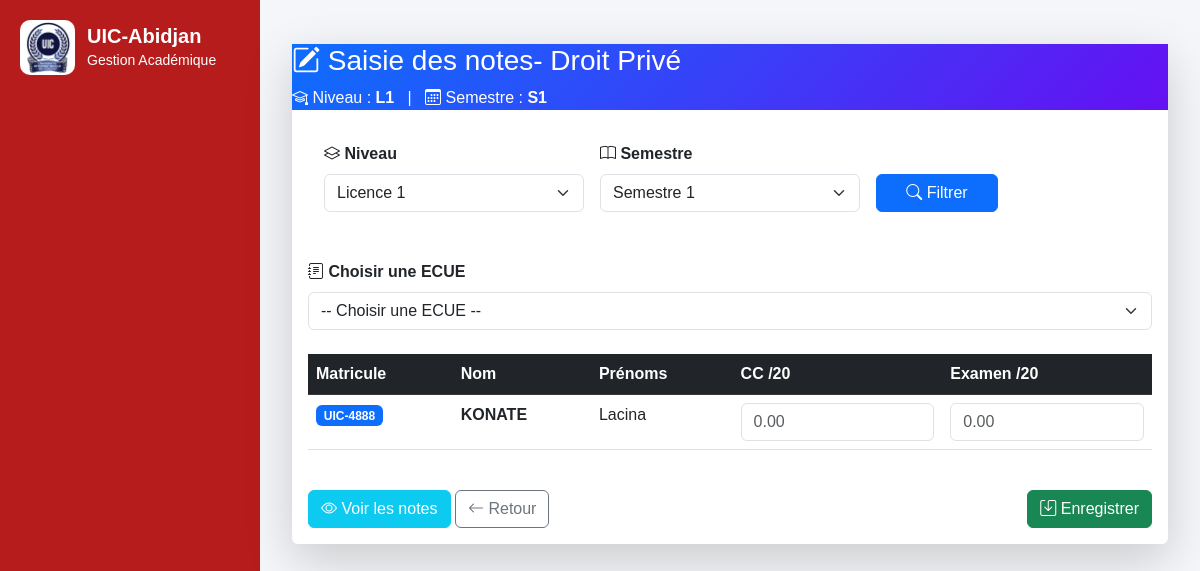
Page /lmd/l3/droit/notes/ on the earlier database version.
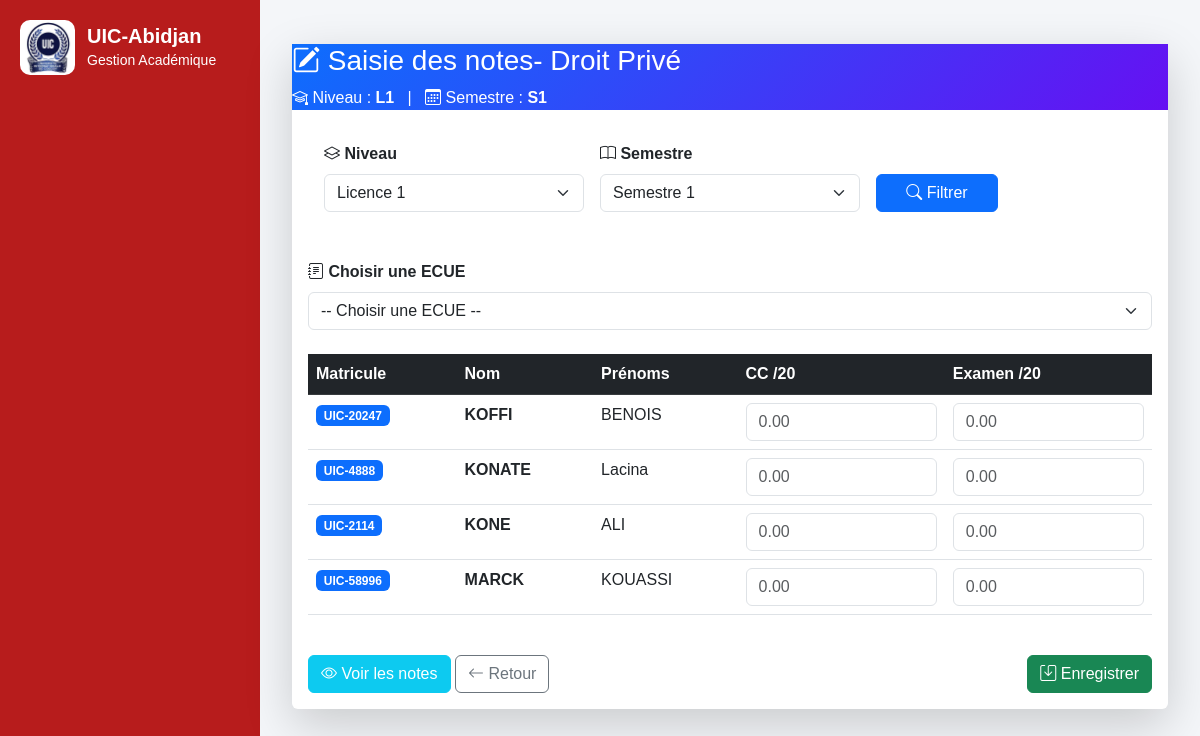
Same page on the later database version.
### lmd/models.py (models this page shows, shortened)
class EtudiantLMD(models.Model):
    user = models.OneToOneField(
        User,
        on_delete=models.CASCADE,
        null=True,
        blank=True,
        related_name="etudiant_lmd"
    )
    matricule = models.CharField(
        max_length=50,
        unique=True,
        db_index=True
    )
    nom = models.CharField(
        max_length=100,
        db_index=True
    )
    prenoms = models.CharField(
        max_length=150
    )
    sexe = models.CharField(
        max_length=1,
        choices=(
            ('M', 'Masculin'),
            ('F', 'Féminin'),
        )
    )
    STATUTS = [
        ("AF", "Affecté"),
        ("NF", "Non Affecté"),
    ]
    statut = models.CharField(
        max_length=20,
        choices=STATUTS,
        default="NF"
    )
    date_naissance = models.DateField(
        null=True,
        blank=True
    )
    lieu_naissance = models.CharField(
        max_length=100,
        blank=True,
        null=True
    )
    telephone = models.CharField(
        max_length=30,
        blank=True
    )
    email = models.EmailField(
        blank=True
    )
    NIVEAUX = [
        ("L1", "Licence 1"),
        ("L2", "Licence 2"),
        ("L3", "Licence 3"),
        ("M1", "Master 1"),
        ("M2", "Master 2"),
        ("DOC", "Doctorat"),
    ]
    niveau = models.CharField(
        max_length=10,
        choices=NIVEAUX,
        db_index=True
    )
    filiere = models.ForeignKey(
        "FiliereLMD",
        on_delete=models.CASCADE,
        related_name="etudiants"
    )
    annee_academique = models.CharField(
        max_length=20,
        db_index=True
    )
    date_inscription = models.DateTimeField(
        auto_now_add=True
    )
    actif = models.BooleanField(
        default=True
    )
    class Meta:
        ordering = [
            "nom",
            "prenoms"
        ]
        constraints = [
            models.UniqueConstraint(
                fields=[
                    "matricule",
                    "annee_academique"
                ],
                name="unique_etudiant_annee"
            )
        ]

### lmd/views.py (the view)
# urls.py: path("l3/droit/notes/",views.l3_droit_notes,name="l3_droit_notes"),
def l3_droit_notes(request):
    filiere = get_object_or_404(
        FiliereLMD,
        libelle="Droit Privé"
    )
    niveau = request.GET.get("niveau", "L1")
    if niveau not in ["L1", "L2", "L3"]:
        niveau = "L1"
    semestre = request.GET.get("semestre", "S1")
    if semestre not in ["S1", "S2", "S3", "S4", "S5", "S6"]:
        semestre = "S1"
    etudiants = (
        EtudiantLMD.objects
        .filter(
            filiere=filiere,
            niveau=niveau
        )
        .order_by(
            "nom",
            "prenoms"
        )
    )
    notes = (
        NoteLMD.objects
        .filter(
            etudiant__filiere=filiere,
            etudiant__niveau=niveau,
            semestre=semestre,
            session="1"
        )
        .select_related(
            "etudiant",
            "ecue",
            "ecue__ue"
        )
        .order_by(
            "etudiant__nom",
            "ecue__code"
        )
    )
    ecues = (
        ECUE.objects
        .filter(
            ue__filiere=filiere,
            ue__semestre=semestre
        )
        .select_related("ue")
        .order_by(
            "ue__ordre",
            "code"
        )
    )
    return render(
        request,
        "lmd/l3/droit/notes.html",
        {
            "etudiants": etudiants,
            "notes": notes,
            "ecues": ecues,
            "niveau": niveau,
            "semestre": semestre,
        }
    )

### lmd/templates/lmd/l3/droit/notes.html (shortened to what the changed rows need)
{% extends "base.html" %}
{% block content %}
<div class="container-fluid mt-4">
    <div class="card shadow-lg border-0 notes-card">
        <div class="card-body">
            <form method="post" action="{% url 'droit_prive_note_add' %}">
                <div class="table-responsive">
                    <table class="table table-hover">
                        <thead class="table-dark">
                            <tr>
                                <th>
                                    Matricule
                                </th>
                                <th>
                                    Nom
                                </th>
                                <th>
                                    Prénoms
                                </th>
                                <th>
                                    CC /20
                                </th>
                                <th>
                                    Examen /20
                                </th>
                            </tr>
                        </thead>
                        <tbody>
                            {% for e in etudiants %}
                            <tr class="student-row">
                                <td>
                                    <span class="badge bg-primary matricule-badge">
                                        {{ e.matricule }}
                                    </span>
                                </td>
                                <td class="fw-bold">
                                    {{ e.nom }}
                                </td>
                                <td>
                                    {{ e.prenoms }}
                                </td>
                                <td>
                                    <input type="number" name="cc_{{ e.id }}" min="0" max="20" step="0.01"
                                        class="form-control note-input" value="{{ e.cc|default:'' }}"
                                        placeholder="0.00">
                                </td>
                                <td>
                                    <input type="number" name="examen_{{ e.id }}" min="0" max="20" step="0.01"
                                        class="form-control note-input" value="{{ e.examen|default:'' }}"
                                        placeholder="0.00">
                                </td>
                            </tr>
                            {% endfor %}
                        </tbody>
                    </table>
                </div>
            </form>
        </div>
    </div>
</div>
{% endblock %}

Differences in the rows shown:
added EtudiantLMD: matricule "UIC-20247", nom "KOFFI", prenoms "BENOIS"
added EtudiantLMD: matricule "UIC-2114", nom "KONE", prenoms "ALI"
added EtudiantLMD: matricule "UIC-58996", nom "MARCK", prenoms "KOUASSI"
